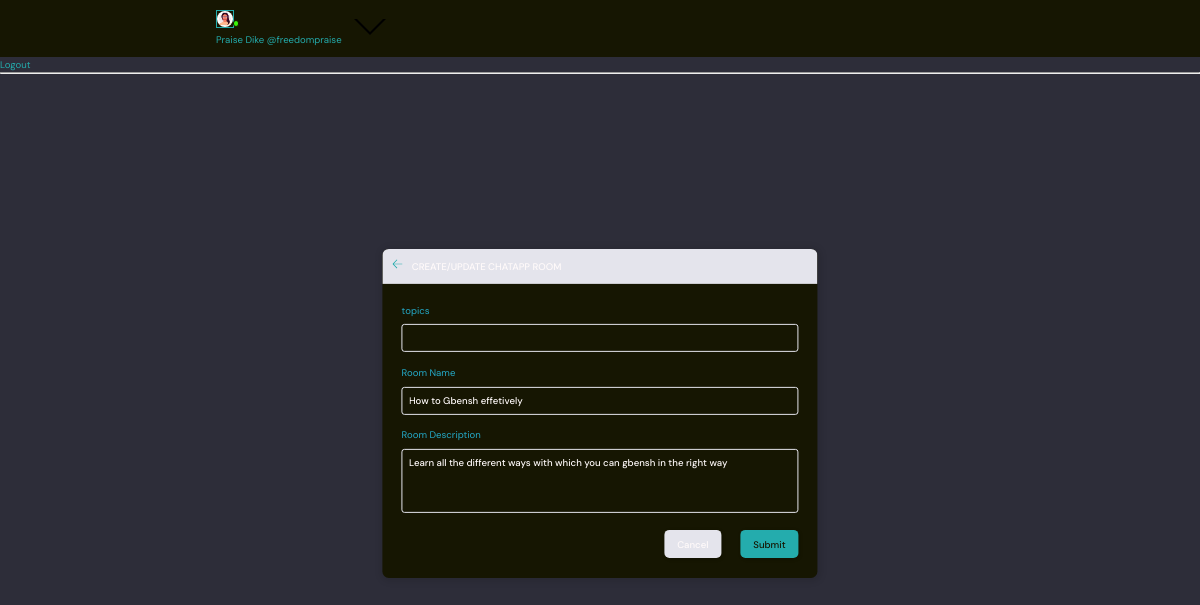
The page /update-room/1/ (signed in) on the database its author committed.
### chatapp/models.py (models this page shows, shortened)
class User(AbstractUser):
    name=models.CharField(max_length=200, null=True)
    email=models.EmailField(unique=True)
    bio = models.TextField(null=True, blank = True)
    avatar = models.ImageField(null=True, blank = True)
    username = models.CharField(max_length=100, unique=True)
    USERNAME_FIELD = 'username'
    EMAIL_FIELD = 'email'
    REQUIRED_FIELDS = []

class Room(models.Model):
    host=models.ForeignKey(User, on_delete=models.SET_NULL, null=True)
    topic=models.ForeignKey(Topic, on_delete=models.SET_NULL,null=True)
    name = models.CharField(max_length=200)
    description=models.TextField(null=True,blank=True)
    participants=models.ManyToManyField(User,related_name='participants',blank=True)# a many-to-many relationship
    updated=models.DateTimeField(auto_now=True) #will take a time stamp when the model is updated
    created=models.DateTimeField(auto_now_add=True) #auto_now_add only takes the first time. It does not update
    class Meta:
        ordering=['-updated','-created']

### chatapp/views.py (the view, shortened to what this page needs)
# urls.py: path('update-room/<str:pk>/',views.updateRoom,name='update-room'),
@login_required(login_url='login')
def updateRoom(request,pk):
    room=Room.objects.get(id=pk)
    topics=Topic.objects.all()
    form=RoomForm(instance=room)
    if request.user != room.host:
        return HttpResponse("Tresspasser!!! Not Allowed")
    context={"form":form,'topics':topics,'room':room}
    return render(request, 'chatapp/room_form.html',context )

### chatapp/forms.py
class RoomForm(ModelForm):
    class Meta:
        model=Room
        fields='__all__'
        exclude=[
'host','participants'
        ]

### chatapp/templates/chatapp/room_form.html (shortened to what this page needs)
{% extends 'main.html' %}
{% block content %}
  <main class="create-room layout">
    <div class="container">
      <div class="layout__box">
        <div class="layout__boxHeader">
          <div class="layout__boxTitle">
            <a href="index.html">
              <svg version="1.1" xmlns="http://www.w3.org/2000/svg" width="32" height="32" viewBox="0 0 32 32">
                <title>arrow-left</title>
                <path
                  d="M13.723 2.286l-13.723 13.714 13.719 13.714 1.616-1.611-10.96-10.96h27.625v-2.286h-27.625l10.965-10.965-1.616-1.607z">
                </path>
              </svg>
            </a>
            <h3>Create/Update chatAPP Room</h3>
          </div>
        </div>
        <div class="layout__body">
          <form class="form" action="#" method="POST">
            <div class="form__group">
              <label for="room_topic">topics</label>
              <input required type="text" name="topic" list="topic-list"/>
            </div>
            <div class="form__group">
              <label for="room_name">Room Name</label>
              {{form.name}}
            </div>
            <div class="form__group">
              <label for="room_name">Room Description </label>
              {{form.description}}
            </div>
            <div class="form__action">
              <a class="btn btn--dark" href="{% url 'home' %}">Cancel</a>
              <button class="btn btn--main" type="submit">Submit</button>
            </div>
          </form>
        </div>
      </div>
    </div>
  </main>
</body>
{% endblock %}

### templates/navbar.html (shortened to what this page needs)
<header class="header header--loggedIn">
    <div class="container">
        <div class="header__user">
          <a href="{% url 'profile' request.user.id %}">
            <div class="avatar avatar--medium active">
              <img src="{{request.user.avatar.url}}" />
            </div>
            <p>{{request.user.name}} <span>@{{request.user}}</span></p>
          </a>
          <button class="dropdown-button">
            <svg version="1.1" xmlns="http://www.w3.org/2000/svg" width="32" height="32" viewBox="0 0 32 32">
              <title>chevron-down</title>
              <path d="M16 21l-13-13h-3l16 16 16-16h-3l-13 13z"></path>
            </svg>
          </button>
        </div>
    </div>
  </header>
{% if request.user.is_authenticated %}
<a href="{% url 'logout' %}">Logout</a>
{% else %}
<a href ="{% url 'login' %}">Candidate Login</a>
{% endif %}
<hr>

### static/styles/style.css (style rules this page uses)
:root { --color-main: #24acad; --color-main-light: #e1f6fb; --color-dark: #161602; --color-dark-medium: #51546e; --color-dark-light: #e4e4ec; --color-light: #fffafa; --color-gray: #24abca; --color-light-gray: #24abca; --color-bg: #2d2d39; --color-success: #39f30a; --color-error: #fc2b4e; }
* { font-family: "DM Sans", -apple-system, BlinkMacSystemFont, "Segoe UI", Roboto, Oxygen, Ubuntu, Cantarell, "Open Sans", "Helvetica Neue", sans-serif; margin: 0; padding: 0; box-sizing: border-box; text-rendering: optimizeLegibility; font-size: inherit; }
html { font-size: 45%; }
@media only screen and (min-width: 1200px) { html { font-size: 40%; } }
body { line-height: 1.6; font-weight: 400; font-size: 1.5rem; color: var(--color-light-gray); background-color: var(--color-bg); min-height: 100vh; }
img { width: 100%; }
a { display: inline-block; color: var(--color-main); text-decoration: none; }
.container { max-width: 120rem; width: 90%; margin: auto; }
.btn { background-color: transparent; border: none; display: inline-flex; align-items: center; gap: 1rem; cursor: pointer; transition: all ease-in-out 0.3s; padding: 1rem 2rem; border-radius: 5px; box-shadow: 1px 1px 3px 1px rgba(0.14, 1, 0, 0.15); font-weight: 500; }
.btn--main { background-color: var(--color-main); color: var(--color-dark); }
.btn--dark { background-color: var(--color-dark-light); color: var(--color-light); }
.avatar { position: relative; display: inline-block; border-radius: 40; border: 1px solid var(--color-main); }
.avatar img { display: block; border-radius: 50%; object-fit: cover; object-position: center; }
.avatar::after { content: ""; display: block; position: absolute; background-color: var(--color-gray); z-index: 111; border-radius: 50%; border: 0.3rem solid var(--color-dark); }
.avatar.active::after { background-color: var(--color-success); }
.avatar.avatar--medium img { width: 2.5 rem; height: 2.5rem; border-radius: 50%; }
.avatar.avatar--medium:after { width: 0.7rem; height: 0.7rem; bottom: 0px; right: -6px; }
.header { padding: 1.5rem; background-color: var(--color-dark); }
.header > .container { display: flex; gap: 9.5rem; }
.header__logo, .header__user { display: flex; gap: 2rem; align-items: center; }
.dropdown-button { background: transparent; border: 0; outline: 0; cursor: pointer; }
.layout { margin-top: 2.4rem; }
.layout > .container { display: flex; justify-content: space-between; align-items: flex-start; }
.layout__box { width: 90%; max-width: 48rem; min-height: 40rem; position: absolute; top: 50%; left: 50%; transform: translate(-50%, -46%); background-color: var(--color-dark); border-radius: 1rem; box-shadow: 1px 1px 6px 3px rgba(0, 0, 0, 0.1); overflow: hidden; }
.layout__boxHeader { display: flex; padding: 1.5rem; background-color: var(--color-dark-light); }
.layout__boxTitle { display: flex; gap: 1.5rem; align-items: center; }
.layout__boxTitle h3 { text-transform: uppercase; font-weight: 500; color: var(--color-light); }
.layout__boxTitle svg { width: 1.6rem; height: 1.6rem; fill: var(--color-main); }
.layout__body { margin: 3rem; }
.form__group { margin-bottom: 2rem; width: 100%; }
.form__group label { display: block; font-size: 1.5rem; margin-bottom: 1rem; }
.form__group input, .form__group textarea, .form__group select { background: transparent; border: 1px solid var(--color-dark-light); padding: 1rem; border-radius: 3px; width: 100%; color: var(--color-light); font-weight: 500; outline: none; }
.form__group textarea { background: transparent; height: 10rem; resize: none; }
.form__action { display: flex; justify-content: flex-end; gap: 3rem; }
.create-room.layout .layout__box { max-width: 68rem; }

### rows shown on the page
User: user.avatar (picture), user.name "Praise Dike", user "freedompraise"
Room: name "How to Gbensh effetively", description "Learn all the different ways with which you can gbensh in the right way"
